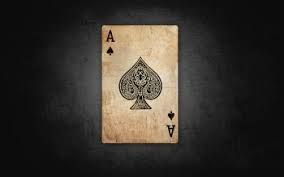
#> input picture Resources/card2.jpeg, 284 x 177 px
$ python 5_Warp_Prospective.py
#> lines starting #> are read from the running program, lines starting #| are printed output that depends on the picture
import cv2
import numpy as np

img=cv2.imread("Resources/card2.jpeg")
#> img is the input picture: shape (177, 284, 3); mean B, G, R 45, 50.9, 55.4
# imgResize=cv2.resize(img,(500,400))

width,height =175,300
# pt1=np.float32([[182,220],[388,168],[272,366],[426,210]])
# pt2=np.float32([[0,height],[0,0],[width,height],[width,0]])

pt1=np.float32([[102,26],[179,26],[102,144],[179,144]])
pt2=np.float32([[0,0],[width,0],[0,height],[width,height]])

matrix = cv2.getPerspectiveTransform(pt1,pt2)
imgOutput = cv2.warpPerspective(img,matrix,(width,height))
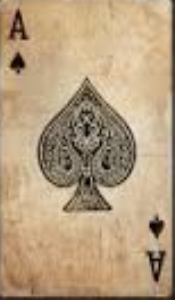
#> imgOutput: shape (300, 175, 3); mean B, G, R 127.5, 158.7, 182.4

# cv2.imshow("Output",imgResize)
cv2.imshow("Img",img)
cv2.imshow("Warp Prospective Image",imgOutput)
cv2.waitKey(0)

$ run again, with Resources/adaptiveml.png saved as Resources/card2.jpeg
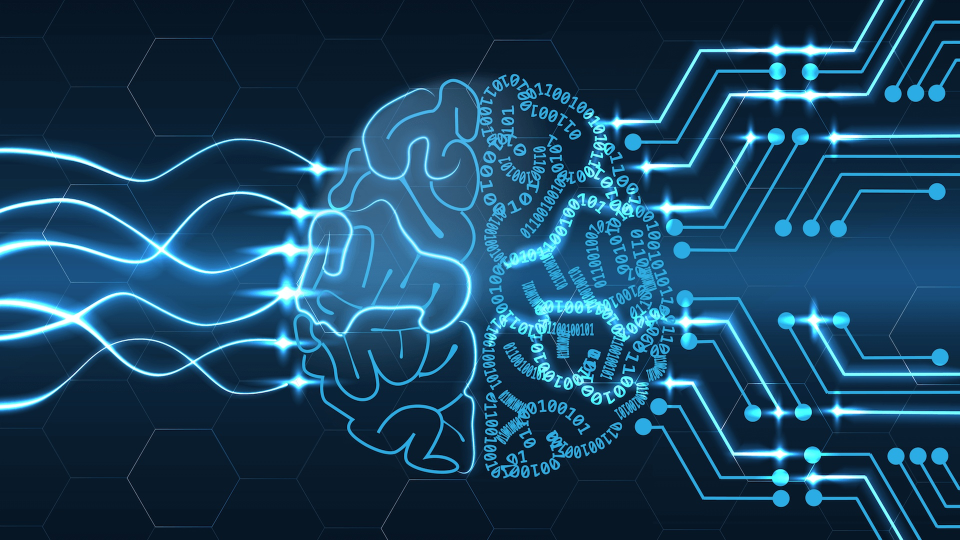
#> input picture Resources/adaptiveml.png, 1920 x 1080 px (shown at 1/2 size)
#> img is the input picture: shape (1080, 1920, 3); mean B, G, R 94.6, 66.7, 25.5
#> `imgOutput = cv2.warpPerspective(img,matrix,(width,height))`:
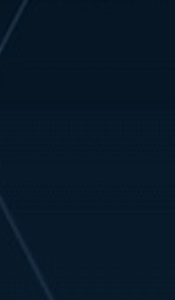
#> imgOutput: shape (300, 175, 3); mean B, G, R 39.7, 24, 7.3
